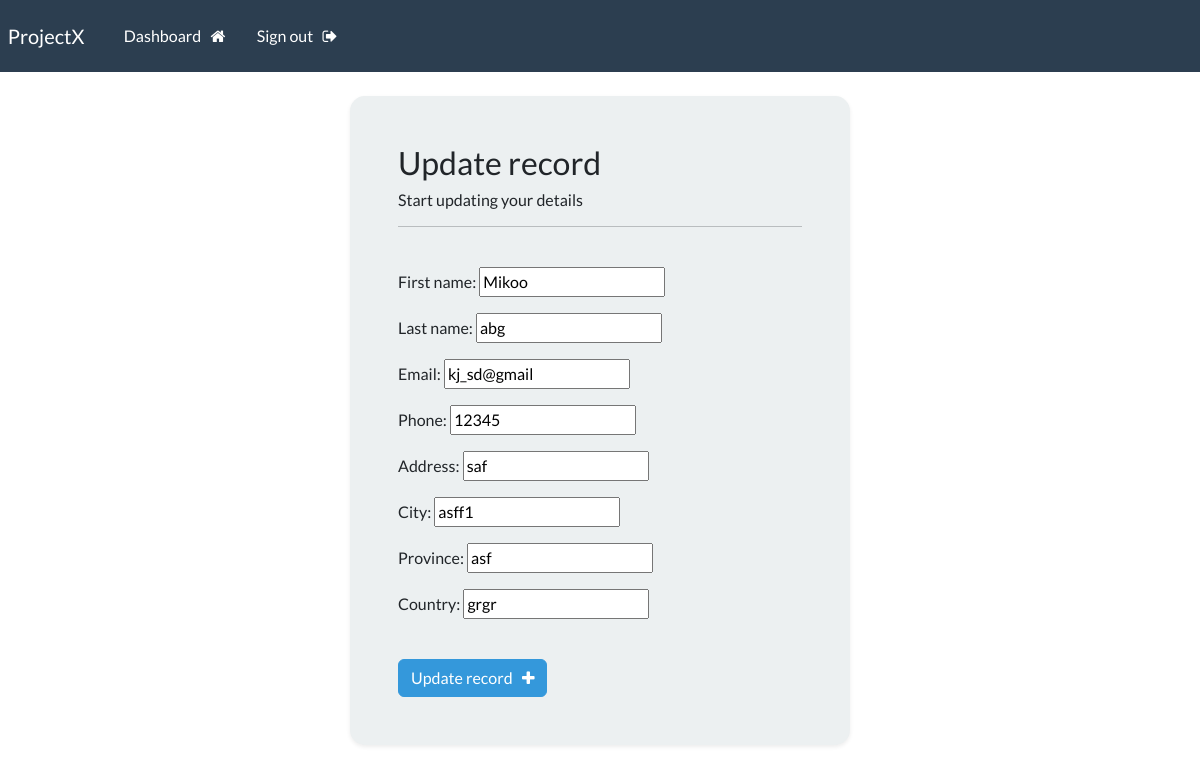
/update-record/5 (signed in), run on the app's committed database.
### webapp/models.py (models this page shows, shortened)
class Record(models.Model):
    creation_date = models.DateTimeField(auto_now_add=True)
    first_name = models.CharField(max_length=100)
    last_name = models.CharField(max_length=100)
    email = models.CharField(max_length=255)
    phone = models.CharField(max_length=20)
    address = models.CharField(max_length=300)
    city = models.CharField(max_length=255)
    province = models.CharField(max_length=125)
    country = models.CharField(max_length=125)

### webapp/views.py (the view)
# urls.py: path('update-record/<int:pk>', views.update_record, name='update-record'),
@login_required(login_url='my-login')
def update_record(request, pk):
    record = Record.objects.get(id=pk)
    form = UpdateRecordForm(instance=record)
    if request.method == 'POST':
        form = UpdateRecordForm(request.POST, instance=record)
        if form.is_valid():
            form.save()
            messages.success(request, "Your record was updated!")
            return redirect("dashboard")
    context = {'form':form}
    return render(request, 'webapp/update-record.html', context=context)

### webapp/forms.py
class UpdateRecordForm(forms.ModelForm):
    class Meta:
        model = Record
        fields = ['first_name', 'last_name', 'email', 'phone', 'address', 'city', 'province', 'country']

### webapp/templates/webapp/update-record.html (shortened to what this page needs)
{% extends 'webapp/base.html' %}
{% load crispy_forms_tags %}
{% block content %}
<body>
    <div class = "container bg-light shadow-sm p-5 form-layout">
        <h3> Update record </h3>
        <h6> Start updating your details </h6>
        <hr>
        <br>
        <form method="POST" autocomplete="off">
            {{form.as_p}}
            <br>
            <button type="submit" class="btn btn-info"> Update record &nbsp;
                <i class="fa fa-plus" arial-hidden="true"></i>
            </button>
        </form>
    </div>
</body>
{% endblock %}

### static/css/styles.css (style rules this page uses)
.form-layout { border-radius: 15px; width: 500px; }

### data on the page
Record: first_name "Mikoo", last_name "abg", email "kj_sd@gmail", phone "12345", address "saf", city "asff1", province "asf", country "grgr"
